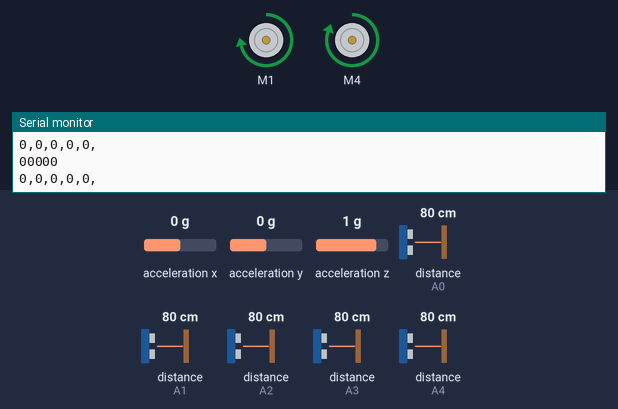
Bench run of a sketch on a simulated Arduino Mega 2560, built with avr-gcc and run on an emulated ATmega2560. Parts: 2 × DC motor (green arrow = forward, orange = backward, longer = faster), the last lines printed to the serial monitor. The test bench sets the inputs (shaded band); at power-on: distance to the obstacle (sensors on A0, A1, A2, A3, A4) 80 cm, acceleration x 0 g, acceleration y 0 g, acceleration z 1 g. The echo pulse lasts 58.3 µs per cm; random numbers use the default seed unless the sketch sets one.

Above: at 1.2 s.
1.3 s: distance to the obstacle (sensor on A0) set to 2 cm
At 1.77 s:
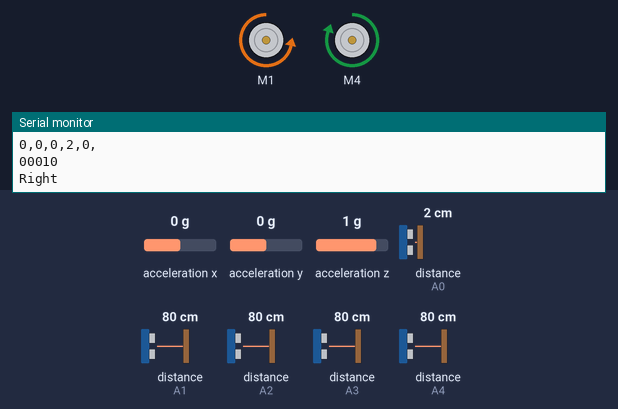
At 2.13 s:
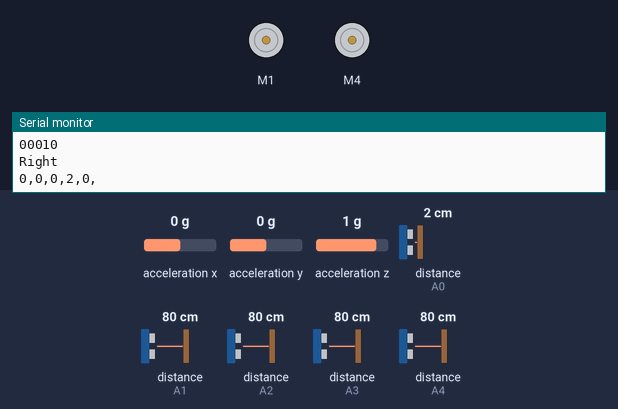
4.3 s: distance to the obstacle (sensor on A1) set to 2 cm
7.3 s: distance to the obstacle (sensor on A0) set to 4 cm
10.3 s: distance to the obstacle (sensor on A1) set to 4 cm
13.3 s: distance to the obstacle (sensor on A1) set to 9 cm
At 14.02 s:
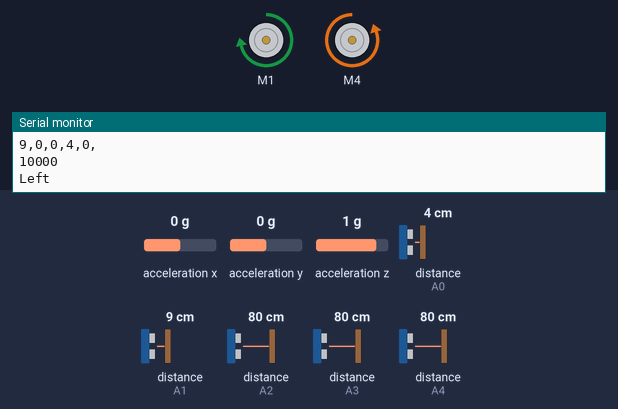
Timing chart, 0 to 17.3 s (numbered marks = the images above; inputs shaded):
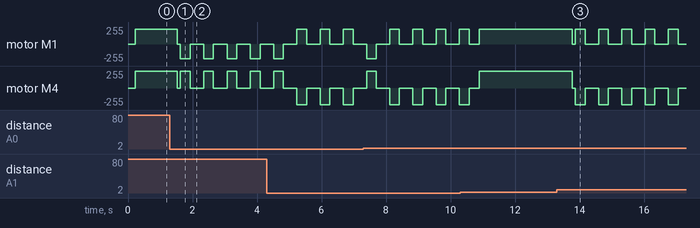

The sketch:

Autonomous_Alone.ino
```cpp
#include <AFMotor.h>
#include <Wire.h>
#include <Adafruit_Sensor.h>
#include <Adafruit_ADXL345_U.h>
#define duration 100 //Time to drive in any direction (except in autonomous modes) before looping again
#define TurnDuration 200 //Time to turn away from obstacles in avoidance mode

#include <NewPing.h>

#define SONAR_NUM 5      // Number of sensors.
#define MAX_DISTANCE 30 // Maximum distance (in cm) to ping.

NewPing sonar[SONAR_NUM] = {   // Sensor object array.
  NewPing(A1, A1, MAX_DISTANCE), // Each sensor's trigger pin, echo pin, and max distance to ping.
  NewPing(A2, A2, MAX_DISTANCE),
  NewPing(A3, A3, MAX_DISTANCE),
  NewPing(A0, A0, MAX_DISTANCE),
  NewPing(A4, A4, MAX_DISTANCE)
};

String Direction;
int Speed = 220; //Motor speed
unsigned long SensorValues[5];//Array that will record distances for obstacle avoidance to use
int MinimumDistance = 30;//this value will be used to set the minimum distance (cm) an obstace is allowed to be near any given sensor
int RandomInt;
float Zaccel; //Acceleration from ADXL345

Adafruit_ADXL345_Unified accel = Adafruit_ADXL345_Unified(12345);

sensor_t sensor;

AF_DCMotor Lmotor(1);
AF_DCMotor Rmotor(4);

void setup() {
  Serial1.begin(9600);
  Serial.begin(115200);

  Lmotor.setSpeed(Speed);//Defines motor speeds while taking into effect that my motors do not drive the same
  Rmotor.setSpeed(Speed * 1.15909);//Defines motor speeds while taking into effect that my motors do not drive the same

  if (!accel.begin()) {}
  accel.setRange(ADXL345_RANGE_16_G);

  sensors_event_t event;
  accel.getEvent(&event);
  Zaccel = (event.acceleration.z);

  Lmotor.run(RELEASE);
  Rmotor.run(RELEASE);
}

void loop() {

//  SensorRead();


  sensors_event_t event;
  accel.getEvent(&event);
  Zaccel = (event.acceleration.z);

if (1){
  SensorRead();
  SensorAvoid();
}
}
  void Forward() {
    Lmotor.run(FORWARD);
    Rmotor.run(FORWARD);
    delay(duration);
  }

  void Reverse() {
    Lmotor.run(BACKWARD);
    Rmotor.run(BACKWARD);
    delay(duration);
  }

  void Left() {
    Lmotor.run(BACKWARD);
    Rmotor.run(FORWARD);
    delay(duration);
  }

  void Right() {
    Lmotor.run(FORWARD);
    Rmotor.run(BACKWARD);
    delay(duration);
  }

  void Stop() {
    Lmotor.run(RELEASE);
    Rmotor.run(RELEASE);
    delay(duration);
  }

  void SensorRead() {
    for (uint8_t i = 0; i < SONAR_NUM; i++) { // Loop through each sensor and display results.
      SensorValues[i] = 0;
      delay(40); // Wait 50ms between pings (about 20 pings/sec). 29ms should be the shortest delay between pings.
      Serial.print(sonar[i].ping_cm());
      Serial.print(",");
      if (sonar[i].ping_cm() << MinimumDistance) {
        SensorValues[i] = 1;
      }
    }

    Serial.println();
    Serial.print(SensorValues[0]);
    Serial.print(SensorValues[1]);
    Serial.print(SensorValues[2]);
    Serial.print(SensorValues[3]);
    Serial.println(SensorValues[4]);

  }

  void AvoidRandom() {
    Serial.println("Random");
    RandomInt = random(0, 2);//creates random value of 1 or 0 to choose to go left or right
    if (RandomInt == 1) {
      AvoidLeft();
    }
    else {
      AvoidRight();
    }
  }

  void AvoidLeft() {
    Serial.println("Left");
    Stop();
    Right();
    delay(TurnDuration);
    Stop();
  }

  void AvoidRight() {
    Serial.println("Right");
    Stop();
    Left();
    delay(TurnDuration);
    Stop();
  }

  void  SensorFollow() {
    //not programmed yet
  }
  void SensorAvoid() {
    if (SensorValues[0] == 0 && SensorValues[0] == 0 && SensorValues[2] == 1 && SensorValues[3] == 0 && SensorValues[4] == 0) {//00100
      AvoidRandom();
    }
    else if (SensorValues[0] == 0 && SensorValues[0] == 1 && SensorValues[2] == 1 && SensorValues[3] == 1 && SensorValues[4] == 0) {//01110
      AvoidRandom();
    }
    else if (SensorValues[0] == 0 && SensorValues[1] == 0 && SensorValues[2] == 0 && SensorValues[3] == 0 && SensorValues[4] == 0) {//00000
      Forward();
    }
    else if (SensorValues[0] == 0 && SensorValues[1] == 1 && SensorValues[2] == 0 && SensorValues[3] == 0 && SensorValues[4] == 0) {//01000
      AvoidLeft();
    }
    else if (SensorValues[0] == 1 && SensorValues[1] == 1 && SensorValues[2] == 0 && SensorValues[3] == 0 && SensorValues[4] == 0) {//11000
      AvoidLeft();
    }
    else if (SensorValues[0] == 1 && SensorValues[1] == 1 && SensorValues[2] == 1 && SensorValues[3] == 0 && SensorValues[4] == 0) {//11100
      AvoidLeft();
    }
    else if (SensorValues[0] == 1 && SensorValues[1] == 0 && SensorValues[2] == 0 && SensorValues[3] == 0 && SensorValues[4] == 0) {//10000
      AvoidLeft();
    }
    else if (SensorValues[0] == 0 && SensorValues[1] == 0 && SensorValues[2] == 0 && SensorValues[3] == 1 && SensorValues[4] == 0) {//00010
      AvoidRight();
    }
    else if (SensorValues[0] == 0 && SensorValues[1] == 0 && SensorValues[2] == 0 && SensorValues[3] == 1 && SensorValues[4] == 1) {//00011
      AvoidRight();
    }
    else if (SensorValues[0] == 0 && SensorValues[1] == 0 && SensorValues[2] == 1 && SensorValues[3] == 1 && SensorValues[4] == 0) {//00110
      AvoidRight();
    }
    else if (SensorValues[0] == 0 && SensorValues[1] == 0 && SensorValues[2] == 1 && SensorValues[3] == 1 && SensorValues[4] == 1) {//00111
      AvoidRight();
    }
    else if (SensorValues[0] == 0 && SensorValues[1] == 0 && SensorValues[2] == 0 && SensorValues[3] == 0 && SensorValues[4] == 1) {//00001
      AvoidRight();
    }
    else if (SensorValues[0] == 1 && SensorValues[1] == 1 && SensorValues[2] == 1 && SensorValues[3] == 1 && SensorValues[4] == 1) {//11111
      AvoidRandom();
    }
    else {//?????
      AvoidRandom();
    }
  }

  void Party() {
    for (int i = 0 ; i < 4; i++) {
      Lmotor.run(BACKWARD);
      Rmotor.run(BACKWARD);
      delay(300);
      Lmotor.run(FORWARD);
      Rmotor.run(FORWARD);
      delay(400);
      Lmotor.run(BACKWARD);
      Rmotor.run(FORWARD);
      delay(500);
      Rmotor.run(BACKWARD);
      Lmotor.run(FORWARD);
      delay(300);
      Lmotor.run(BACKWARD);
      Rmotor.run(BACKWARD);
      delay(600);
      Lmotor.run(FORWARD);
      Rmotor.run(FORWARD);
      delay(200);
      Lmotor.run(BACKWARD);
      Rmotor.run(FORWARD);
      delay(500);
      Rmotor.run(BACKWARD);
      Lmotor.run(FORWARD);
      delay(300);
      Rmotor.run(RELEASE);
      Lmotor.run(RELEASE);
      delay(100);
    }
  }
```

Measured:
- after the input at 1.3 s, motor M1: forward 220/255 → stopped after 0.23 s, then repeats every 0.72 s: backward 220/255 0.30 s, stopped 0.42 s; motor M4: forward 254/255 → stopped after 0.23 s, then repeats every 0.72 s: forward 254/255 0.30 s, stopped 0.42 s
- after the input at 13.3 s, motor M1: forward 220/255 → stopped after 0.47 s, then repeats every 0.72 s: forward 220/255 0.30 s, stopped 0.42 s; motor M4: forward 254/255 → stopped after 0.47 s, then repeats every 0.72 s: backward 254/255 0.30 s, stopped 0.42 s
